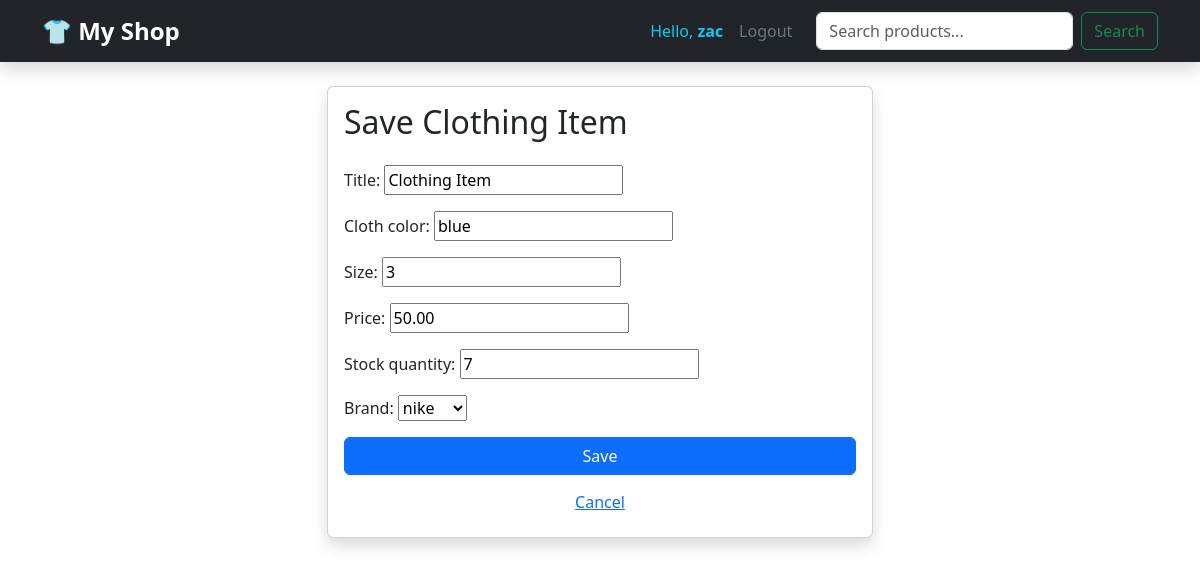
The app's page /cloth/1/edit/ (signed in) with its own data.
### login/models.py (models this page shows, shortened)
class CustomUser(AbstractUser):
    avatar = models.ImageField(
        upload_to="avatars/",
        blank=True,
        null=True
    )

### clothing_shop/models.py (models this page shows, shortened)
class Cloth(models.Model):
    title = models.CharField(max_length=100, default="Clothing Item")
    cloth_color = models.CharField(max_length=30)
    size = models.IntegerField()
    price = models.DecimalField(max_digits=10, decimal_places=2, default=0)
    stock_quantity = models.PositiveIntegerField(default=0)
    is_available = models.BooleanField(default=True)
    category = models.CharField(
        max_length=20,
        choices=CATEGORY_CHOICES,
        default="T-SHIRTS"
    )
    brand = models.ForeignKey(
        ClothBrand,
        on_delete=models.CASCADE,
        related_name='items',
    )

### clothing_shop/views.py (the view)
# urls.py: path('cloth/<int:pk>/edit/', views.ClothUpdateView.as_view(), name='cloth_update'),
class ClothUpdateView(UpdateView):
    model = Cloth
    template_name = 'cloth_form.html'
    fields = ['title', 'cloth_color', 'size', 'price', 'stock_quantity', 'brand']
    success_url = reverse_lazy('cloth_list')

### clothing_shop/models.py (called while the page is built)
    def __str__(self):
        return self.name

### templates/cloth_form.html (shortened to what this page needs)
{% extends "base.html" %}
{% block content %}
<div class="row justify-content-center">
    <div class="col-md-6">
        <div class="card shadow">
            <div class="card-body">
                <h2 class="mb-4">Save Clothing Item</h2>
                <form method="post">
                    <div class="mb-3">
                        {{ form.as_p }}
                    </div>
                    <button type="submit" class="btn btn-primary w-100">Save</button>
                    <a href="{% url 'cloth_list' %}" class="btn btn-link w-100 mt-2">Cancel</a>
                </form>
            </div>
        </div>
    </div>
</div>
{% endblock %}

### templates/base.html (shortened to what this page needs)
<!DOCTYPE html>
<html lang="en">
<head>
    <link href="https://cdn.jsdelivr.net/npm/bootstrap@5.3.0/dist/css/bootstrap.min.css" rel="stylesheet">
</head>
<body>
    <nav class="navbar navbar-expand-lg navbar-dark bg-dark mb-4 shadow">
        <div class="container">
            <a class="navbar-brand" href="{% url 'cloth_list' %}">👕 My Shop</a>
            <div class="collapse navbar-collapse" id="navbarNav">
                <ul class="navbar-nav ms-auto">
                    {% if user.is_authenticated %}
                        <li class="nav-item">
                            <span class="nav-link text-info">Hello, <strong>{{ user.username }}</strong></span>
                        </li>
                        <li class="nav-item">
                            <form action="{% url 'logout' %}" method="post" style="display:inline;">
                                <button type="submit" class="nav-link border-0 bg-transparent text-secondary">Logout</button>
                            </form>
                        </li>
                    {% endif %}
                </ul>
                <form class="d-flex ms-3" action="{% url 'cloth_list' %}" method="get">
                    <input class="form-control me-2" type="search" name="q" placeholder="Search products..." aria-label="Search">
                    <button class="btn btn-outline-success" type="submit">Search</button>
                </form>
            </div>
        </div>
    </nav>
    <div class="container">
        {% block content %}
        {% endblock %}
    </div>
</body>
</html>

### templates/base.html (style rules this page uses)
.navbar-brand { font-weight: bold; font-size: 1.5rem; }
.nav-link { cursor: pointer; }

### records on screen
CustomUser: username "zac"
Cloth: title "Clothing Item", cloth_color "blue", size "3", price "50.00", stock_quantity "7", brand "nike"
